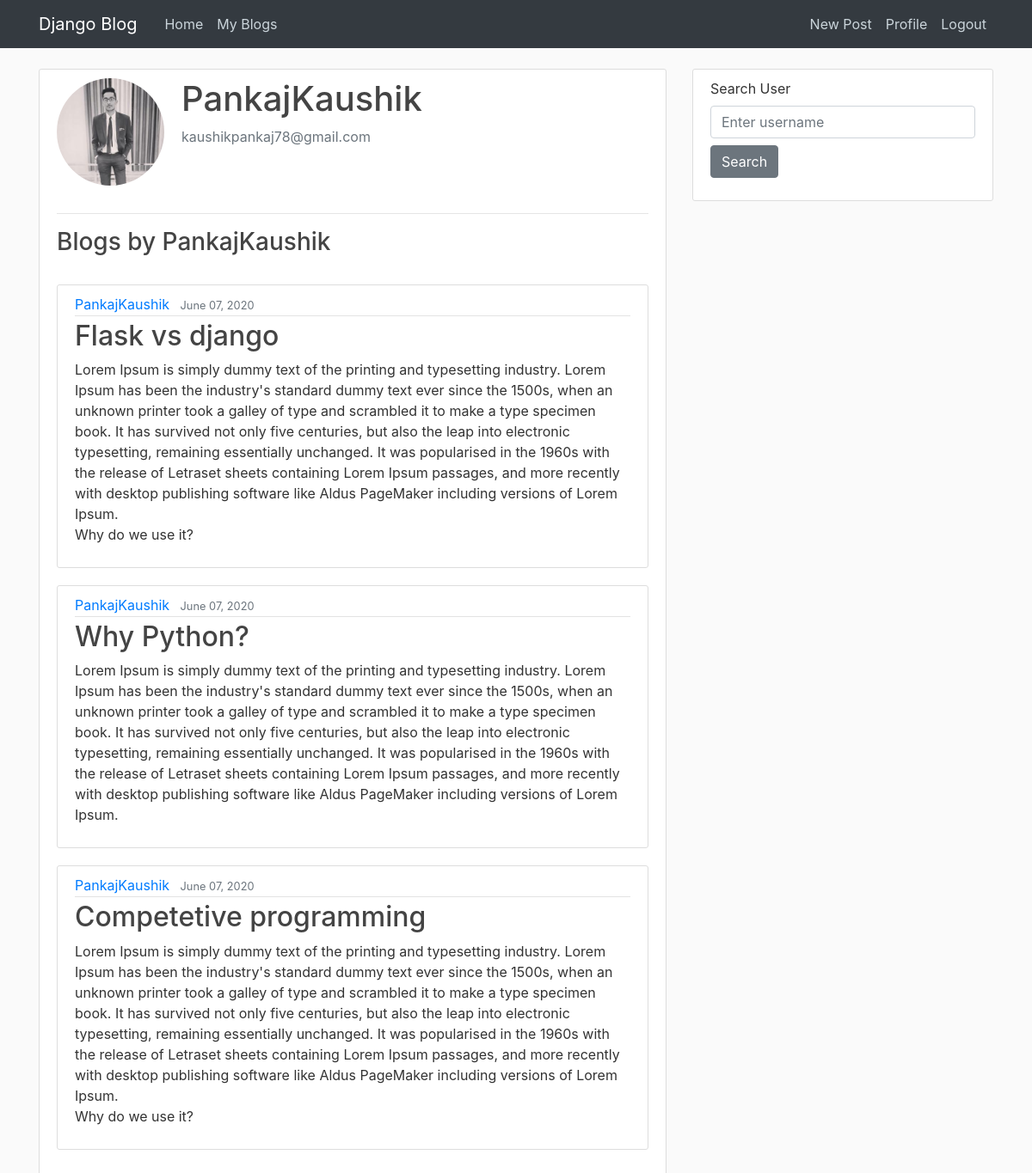
The app's page /profile/1 with its own data.
### users/models.py (models this page shows, shortened)
class Profile(models.Model):
    user = models.OneToOneField(User, on_delete=models.CASCADE)
    image = models.ImageField(default='default.jpg', upload_to='profile_pics')

### blog/models.py (models this page shows, shortened)
class Post(models.Model):
    title = models.CharField(max_length=100)
    image = models.ImageField(upload_to='blog_images/')
    content = models.TextField()
    date = models.DateTimeField(default=timezone.now)
    author = models.ForeignKey(User, on_delete=models.CASCADE)
    private = models.BooleanField(blank=True, default=False)

### users/views.py (the view)
# urls.py: path('profile/<int:id>', user_views.public_profile, name="public-profile"),
def public_profile(request, id):
    user = User.objects.get(id=id)
    posts = Post.objects.filter(author=user, private=False)
    context = {
        'user': user,
        'posts': posts
    }
    return render(request, "users/public_profile.html", context)

### users/templates/users/public_profile.html (shortened to what this page needs)
{% extends "blog/base.html" %}
{% block content %}
<div class="content-section">
    <div class="media">
        <img class="rounded-circle account-img" src="{{ user.profile.image.url }}">
        <div class="media-body">
            <h2 class="account-heading">{{ user.username }}</h2>
            <p class="text-secondary">{{ user.email }}</p>
        </div>
    </div>
    <hr>
    <h3>Blogs by {{ user.username }}</h3><br>
    {%for post in posts%}
    <article class="media content-section">
        <div class="media-body">
            <div class="article-metadata">
                <a class="mr-2" href="{% url 'user-posts' post.author.username %}">{{ post.author }}</a>
                <small class="text-muted">{{ post.date| date:"F d, Y"}}</small>
            </div>
            <h2><a class="article-title" href="{% url 'post-detail' post.id %}">{{ post.title }}</a></h2>
            <p class="article-content">{{ post.content }}</p>
        </div>
    </article>
    {% endfor %}
</div>
{% endblock content %}

### blog/static/blog/main.css (style rules this page uses)
body { background: #fafafa; color: #333333; margin-top: 5rem; }
h1, h2, h3, h4, h5, h6 { color: #444444; }
.content-section { background: #ffffff; padding: 10px 20px; border: 1px solid #dddddd; border-radius: 3px; margin-bottom: 20px; }
.article-title { color: #444444; }
.article-content { white-space: pre-line; }
.article-metadata { padding-bottom: 1px; margin-bottom: 4px; border-bottom: 1px solid #e3e3e3 }
.account-img { height: 125px; width: 125px; margin-right: 20px; margin-bottom: 16px; }
.account-heading { font-size: 2.5rem; }

### records on screen
Post: author "PankajKaushik", date "June 07, 2020", title "Flask vs django", content "Lorem Ipsum is simply dummy text of the printing and typesetting industry. Lorem Ipsum has been the industry's standard dummy text ever since the 1500s, when an unknown printer took a galley of type and scrambled it to make a type specimen book. It has survived not only five centuries, but also the leap into electronic typesetting, remaining essentially unchanged. It was popularised in the 1960s with the release of Letraset sheets containing Lorem Ipsum passages, and more recently with desktop publishing software like Aldus PageMaker including versions of Lorem Ipsum. Why do we use it?"
Post: author "PankajKaushik", date "June 07, 2020", title "Why Python?", content "Lorem Ipsum is simply dummy text of the printing and typesetting industry. Lorem Ipsum has been the industry's standard dummy text ever since the 1500s, when an unknown printer took a galley of type and scrambled it to make a type specimen book. It has survived not only five centuries, but also the leap into electronic typesetting, remaining essentially unchanged. It was popularised in the 1960s with the release of Letraset sheets containing Lorem Ipsum passages, and more recently with desktop publishing software like Aldus PageMaker including versions of Lorem Ipsum."
Post: author "PankajKaushik", date "June 07, 2020", title "Competetive programming", content "Lorem Ipsum is simply dummy text of the printing and typesetting industry. Lorem Ipsum has been the industry's standard dummy text ever since the 1500s, when an unknown printer took a galley of type and scrambled it to make a type specimen book. It has survived not only five centuries, but also the leap into electronic typesetting, remaining essentially unchanged. It was popularised in the 1960s with the release of Letraset sheets containing Lorem Ipsum passages, and more recently with desktop publishing software like Aldus PageMaker including versions of Lorem Ipsum. Why do we use it?"

### other values on screen
{{ user.username }} "PankajKaushik"
{{ user.email }} "kaushikpankaj78@gmail.com"
